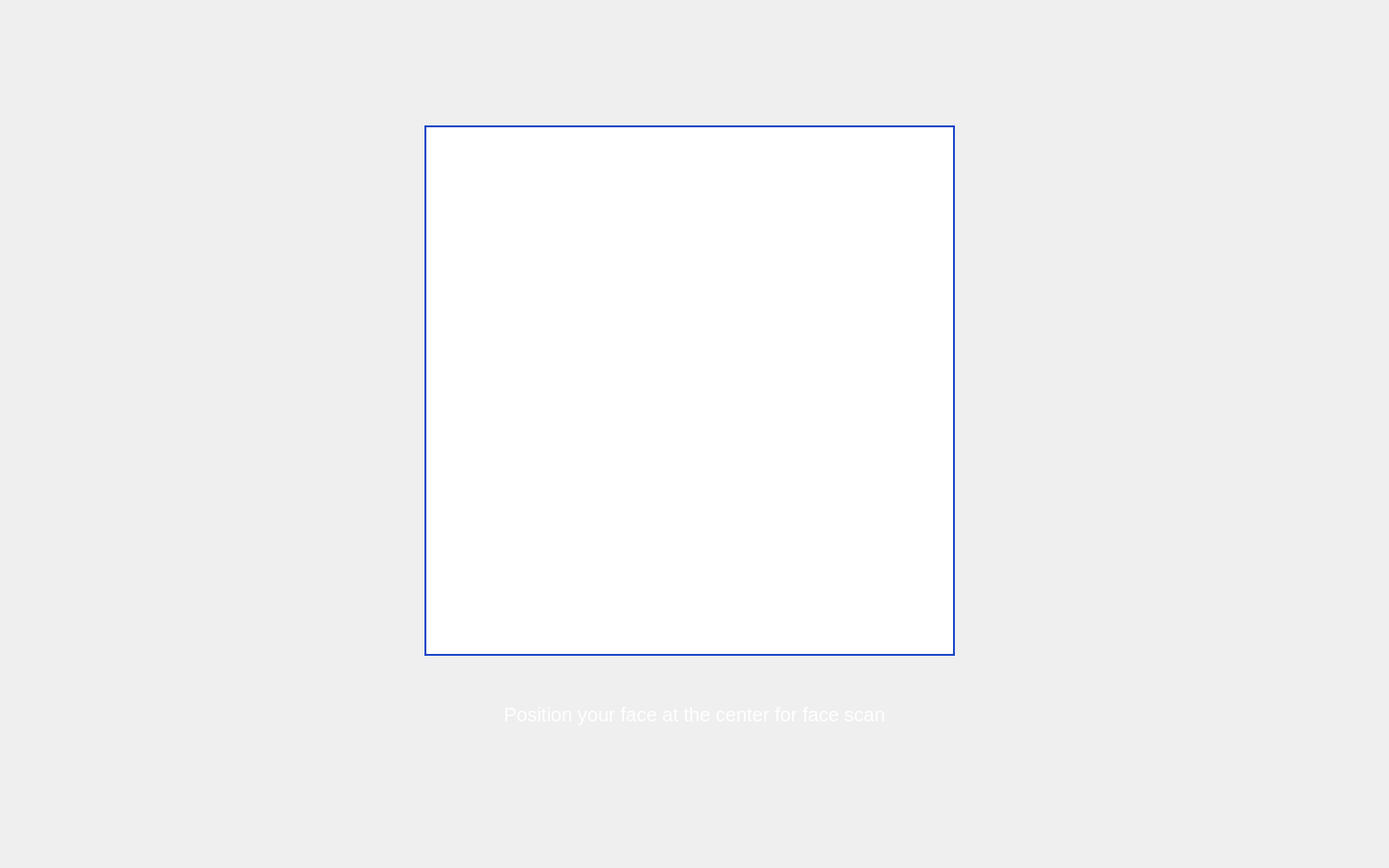
<?xml version="1.0" encoding="UTF-8"?>
<ui version="4.0">
 <class>Form</class>
 <widget class="QWidget" name="Form">
  <property name="geometry">
   <rect>
    <x>0</x>
    <y>0</y>
    <width>1440</width>
    <height>900</height>
   </rect>
  </property>
  <property name="windowTitle">
   <string>Form</string>
  </property>
  <widget class="QLabel" name="bg_label">
   <property name="geometry">
    <rect>
     <x>0</x>
     <y>0</y>
     <width>1440</width>
     <height>900</height>
    </rect>
   </property>
   <property name="text">
    <string/>
   </property>
   <property name="pixmap">
    <pixmap>../icons/gradient-bg.png</pixmap>
   </property>
   <property name="scaledContents">
    <bool>true</bool>
   </property>
  </widget>
  <widget class="QLabel" name="face_label">
   <property name="geometry">
    <rect>
     <x>440</x>
     <y>130</y>
     <width>550</width>
     <height>550</height>
    </rect>
   </property>
   <property name="toolTipDuration">
    <number>2</number>
   </property>
   <property name="styleSheet">
    <string notr="true">border: 2px solid #204ac8;
background-color: white;</string>
   </property>
   <property name="text">
    <string/>
   </property>
  </widget>
  <widget class="QLabel" name="label">
   <property name="geometry">
    <rect>
     <x>0</x>
     <y>720</y>
     <width>1440</width>
     <height>41</height>
    </rect>
   </property>
   <property name="styleSheet">
    <string notr="true">font-family: 'Poppins';
font-size: 15pt;
color:white;
background: none;</string>
   </property>
   <property name="text">
    <string>Position your face at the center for face scan</string>
   </property>
   <property name="alignment">
    <set>Qt::AlignCenter</set>
   </property>
  </widget>
 </widget>
 <resources/>
 <connections/>
</ui>
